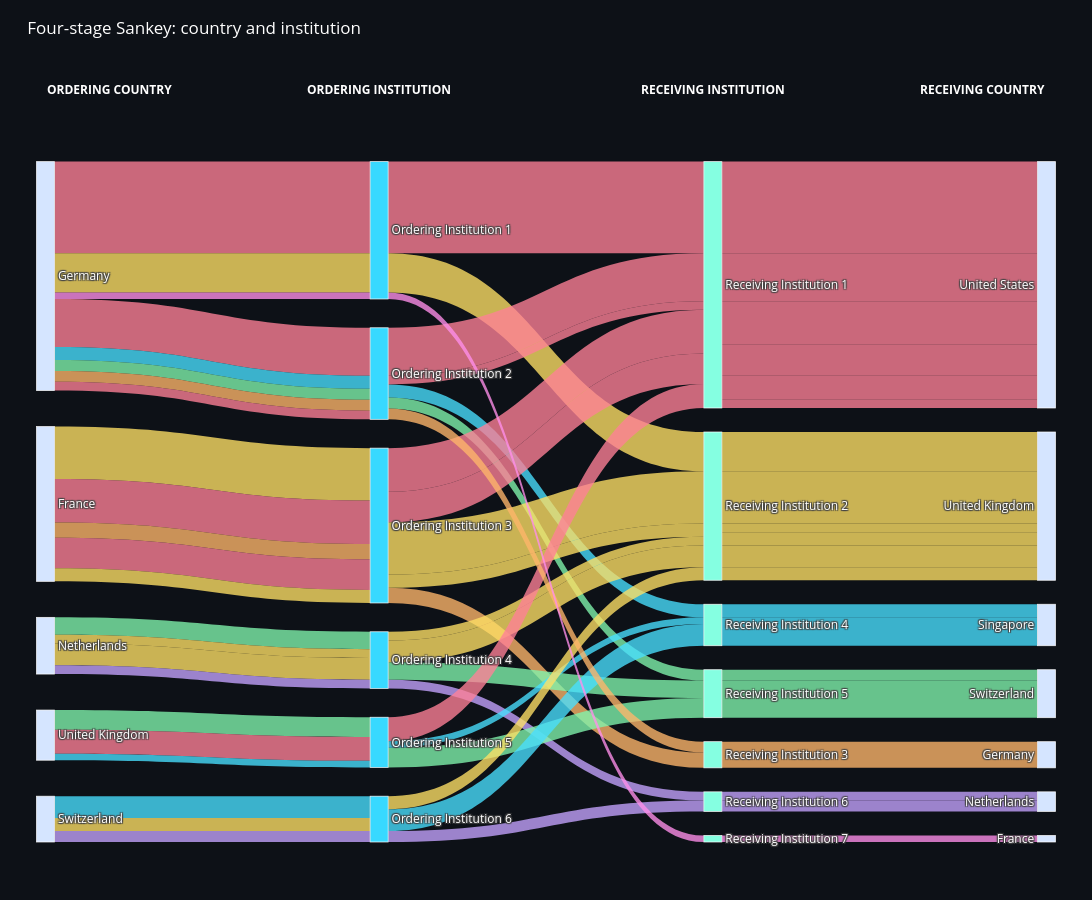

Write notebook code for a chart like this one.
### Code cell
fig = go.Figure(
    data=[
        go.Sankey(
            # Keep two-dimensional dragging enabled. Positions are starting points.
            arrangement="freeform",
            domain=dict(y=sankey_y_domain),
            node=dict(
                pad=node_pad,
                thickness=18,
                line=dict(width=0.8, color="rgba(255,255,255,0.85)"),
                label=node_labels,
                customdata=node_hover_details,
                hovertemplate="<b>%{label}</b><br>%{customdata}<br>%{value:,.0f} synthetic transactions<extra></extra>",
                color=node_colors,
                x=node_x,
                y=node_y,
            ),
            link=dict(
                source=sources,
                target=targets,
                value=values,
                color=link_colors,
                customdata=link_hover_details,
                hovertemplate="%{customdata}<br><b>%{value:,.0f} synthetic transactions</b><extra></extra>",
            ),
        )
    ]
)

fig.update_layout(
    title=dict(
        text="Four-stage Sankey: country and institution",
        x=0.025,
        xanchor="left",
        y=0.975,
        yanchor="top",
    ),
    template="plotly_dark",
    paper_bgcolor="#0d1117",
    plot_bgcolor="#0d1117",
    font=dict(size=12, color="#ffffff"),
    width=chart_width,
    height=chart_height,
    autosize=True,
    margin=chart_margin,
    annotations=[
        dict(
            x=x_positions[layer_name], y=1.055,
            xref="paper", yref="paper",
            xanchor="left" if layer_name == "ordering_country" else "right" if layer_name == "receiving_country" else "center",
            yanchor="bottom",
            text=f"<b>{title}</b>",
            showarrow=False,
            font=dict(size=12),
        )
        for layer_name, title in column_titles.items()
    ],
)

fig.show()

### Figure 1 — Plotly figure (JSON) as saved in the notebook; plotly's stock layout.template omitted (floating-point values rounded to 4 significant figures)
{"data": [{"arrangement": "freeform", "domain": {"y": [0.025, 0.97]}, "link": {"color": ["rgba(255, 128, 152, 0.78)", "rgba(255, 128, 152, 0.78)", "rgba(255, 128, 152, 0.78)", "rgba(255, 224, 102, 0.78)", "rgba(255, 224, 102, 0.78)", "rgba(255, 224, 102, 0.78)", "rgba(255, 128, 152, 0.78)", "rgba(255, 128, 152, 0.78)", "rgba(255, 128, 152, 0.78)", "rgba(72, 223, 255, 0.78)", "rgba(72, 223, 255, 0.78)", "rgba(72, 223, 255, 0.78)", "rgba(128, 245, 174, 0.78)", "rgba(128, 245, 174, 0.78)", "rgba(128, 245, 174, 0.78)", "rgba(255, 224, 102, 0.78)", "rgba(255, 224, 102, 0.78)", "rgba(255, 224, 102, 0.78)", "rgba(255, 128, 152, 0.78)", "rgba(255, 128, 152, 0.78)", "rgba(255, 128, 152, 0.78)", "rgba(255, 183, 107, 0.78)", "rgba(255, 183, 107, 0.78)", "rgba(255, 183, 107, 0.78)", "rgba(128, 245, 174, 0.78)", "rgba(128, 245, 174, 0.78)", "rgba(128, 245, 174, 0.78)", "rgba(255, 224, 102, 0.78)", "rgba(255, 224, 102, 0.78)", "rgba(255, 224, 102, 0.78)", "rgba(255, 128, 152, 0.78)", "rgba(255, 128, 152, 0.78)", "rgba(255, 128, 152, 0.78)", "rgba(255, 224, 102, 0.78)", "rgba(255, 224, 102, 0.78)", "rgba(255, 224, 102, 0.78)", "rgba(255, 224, 102, 0.78)", "rgba(255, 224, 102, 0.78)", "rgba(255, 224, 102, 0.78)", "rgba(197, 163, 255, 0.78)", "rgba(197, 163, 255, 0.78)", "rgba(197, 163, 255, 0.78)", "rgba(128, 245, 174, 0.78)", "rgba(128, 245, 174, 0.78)", "rgba(128, 245, 174, 0.78)", "rgba(255, 128, 152, 0.78)", "rgba(255, 128, 152, 0.78)", "rgba(255, 128, 152, 0.78)", "rgba(72, 223, 255, 0.78)", "rgba(72, 223, 255, 0.78)", "rgba(72, 223, 255, 0.78)", "rgba(72, 223, 255, 0.78)", "rgba(72, 223, 255, 0.78)", "rgba(72, 223, 255, 0.78)", "rgba(255, 224, 102, 0.78)", "rgba(255, 224, 102, 0.78)", "rgba(255, 224, 102, 0.78)", "rgba(197, 163, 255, 0.78)", "rgba(197, 163, 255, 0.78)", "rgba(197, 163, 255, 0.78)", "rgba(255, 183, 107, 0.78)", "rgba(255, 183, 107, 0.78)", "rgba(255, 183, 107, 0.78)", "rgba(255, 128, 152, 0.78)", "rgba(255, 128, 152, 0.78)", "rgba(255, 128, 152, 0.78)", "rgba(255, 143, 235, 0.78)", "rgba(255, 143, 235, 0.78)", "rgba(255, 143, 235, 0.78)"], "customdata": ["Ordering Country: Germany<br>Ordering Institution: Ordering Institution 1<br>Receiving Institution: Receiving Institution 1<br>Receiving Country: United States", "Ordering Country: Germany<br>Ordering Institution: Ordering Institution 1<br>Receiving Institution: Receiving Institution 1<br>Receiving Country: United States", "Ordering Country: Germany<br>Ordering Institution: Ordering Institution 1<br>Receiving Institution: Receiving Institution 1<br>Receiving Country: United States", "Ordering Country: Germany<br>Ordering Institution: Ordering Institution 1<br>Receiving Institution: Receiving Institution 2<br>Receiving Country: United Kingdom", "Ordering Country: Germany<br>Ordering Institution: Ordering Institution 1<br>Receiving Institution: Receiving Institution 2<br>Receiving Country: United Kingdom", "Ordering Country: Germany<br>Ordering Institution: Ordering Institution 1<br>Receiving Institution: Receiving Institution 2<br>Receiving Country: United Kingdom", "Ordering Country: Germany<br>Ordering Institution: Ordering Institution 2<br>Receiving Institution: Receiving Institution 1<br>Receiving Country: United States", "Ordering Country: Germany<br>Ordering Institution: Ordering Institution 2<br>Receiving Institution: Receiving Institution 1<br>Receiving Country: United States", "Ordering Country: Germany<br>Ordering Institution: Ordering Institution 2<br>Receiving Institution: Receiving Institution 1<br>Receiving Country: United States", "Ordering Country: Germany<br>Ordering Institution: Ordering Institution 2<br>Receiving Institution: Receiving Institution 4<br>Receiving Country: Singapore", "Ordering Country: Germany<br>Ordering Institution: Ordering Institution 2<br>Receiving Institution: Receiving Institution 4<br>Receiving Country: Singapore", "Ordering Country: Germany<br>Ordering Institution: Ordering Institution 2<br>Receiving Institution: Receiving Institution 4<br>Receiving Country: Singapore", "Ordering Country: Germany<br>Ordering Institution: Ordering Institution 2<br>Receiving Institution: Receiving Institution 5<br>Receiving Country: Switzerland", "Ordering Country: Germany<br>Ordering Institution: Ordering Institution 2<br>Receiving Institution: Receiving Institution 5<br>Receiving Country: Switzerland", "Ordering Country: Germany<br>Ordering Institution: Ordering Institution 2<br>Receiving Institution: Receiving Institution 5<br>Receiving Country: Switzerland", "Ordering Country: France<br>Ordering Institution: Ordering Institution 3<br>Receiving Institution: Receiving Institution 2<br>Receiving Country: United Kingdom", "Ordering Country: France<br>Ordering Institution: Ordering Institution 3<br>Receiving Institution: Receiving Institution 2<br>Receiving Country: United Kingdom", "Ordering Country: France<br>Ordering Institution: Ordering Institution 3<br>Receiving Institution: Receiving Institution 2<br>Receiving Country: United Kingdom", "Ordering Country: France<br>Ordering Institution: Ordering Institution 3<br>Receiving Institution: Receiving Institution 1<br>Receiving Country: United States", "Ordering Country: France<br>Ordering Institution: Ordering Institution 3<br>Receiving Institution: Receiving Institution 1<br>Receiving Country: United States", "Ordering Country: France<br>Ordering Institution: Ordering Institution 3<br>Receiving Institution: Receiving Institution 1<br>Receiving Country: United States", "Ordering Country: France<br>Ordering Institution: Ordering Institution 3<br>Receiving Institution: Receiving Institution 3<br>Receiving Country: Germany", "Ordering Country: France<br>Ordering Institution: Ordering Institution 3<br>Receiving Institution: Receiving Institution 3<br>Receiving Country: Germany", "Ordering Country: France<br>Ordering Institution: Ordering Institution 3<br>Receiving Institution: Receiving Institution 3<br>Receiving Country: Germany", "Ordering Country: Netherlands<br>Ordering Institution: Ordering Institution 4<br>Receiving Institution: Receiving Institution 5<br>Receiving Country: Switzerland", "Ordering Country: Netherlands<br>Ordering Institution: Ordering Institution 4<br>Receiving Institution: Receiving Institution 5<br>Receiving Country: Switzerland", "Ordering Country: Netherlands<br>Ordering Institution: Ordering Institution 4<br>Receiving Institution: Receiving Institution 5<br>Receiving Country: Switzerland", "Ordering Country: Netherlands<br>Ordering Institution: Ordering Institution 4<br>Receiving Institution: Receiving Institution 2<br>Receiving Country: United Kingdom", "Ordering Country: Netherlands<br>Ordering Institution: Ordering Institution 4<br>Receiving Institution: Receiving Institution 2<br>Receiving Country: United Kingdom", "Ordering Country: Netherlands<br>Ordering Institution: Ordering Institution 4<br>Receiving Institution: Receiving Institution 2<br>Receiving Country: United Kingdom", "Ordering Country: France<br>Ordering Institution: Ordering Institution 3<br>Receiving Institution: Receiving Institution 1<br>Receiving Country: United States", "Ordering Country: France<br>Ordering Institution: Ordering Institution 3<br>Receiving Institution: Receiving Institution 1<br>Receiving Country: United States", "Ordering Country: France<br>Ordering Institution: Ordering Institution 3<br>Receiving Institution: Receiving Institution 1<br>Receiving Country: United States", "Ordering Country: France<br>Ordering Institution: Ordering Institution 3<br>Receiving Institution: Receiving Institution 2<br>Receiving Country: United Kingdom", "Ordering Country: France<br>Ordering Institution: Ordering Institution 3<br>Receiving Institution: Receiving Institution 2<br>Receiving Country: United Kingdom", "Ordering Country: France<br>Ordering Institution: Ordering Institution 3<br>Receiving Institution: Receiving Institution 2<br>Receiving Country: United Kingdom", "Ordering Country: Netherlands<br>Ordering Institution: Ordering Institution 4<br>Receiving Institution: Receiving Institution 2<br>Receiving Country: United Kingdom", "Ordering Country: Netherlands<br>Ordering Institution: Ordering Institution 4<br>Receiving Institution: Receiving Institution 2<br>Receiving Country: United Kingdom", "Ordering Country: Netherlands<br>Ordering Institution: Ordering Institution 4<br>Receiving Institution: Receiving Institution 2<br>Receiving Country: United Kingdom", "Ordering Country: Netherlands<br>Ordering Institution: Ordering Institution 4<br>Receiving Institution: Receiving Institution 6<br>Receiving Country: Netherlands", "Ordering Country: Netherlands<br>Ordering Institution: Ordering Institution 4<br>Receiving Institution: Receiving Institution 6<br>Receiving Country: Netherlands", "Ordering Country: Netherlands<br>Ordering Institution: Ordering Institution 4<br>Receiving Institution: Receiving Institution 6<br>Receiving Country: Netherlands", "Ordering Country: United Kingdom<br>Ordering Institution: Ordering Institution 5<br>Receiving Institution: Receiving Institution 5<br>Receiving Country: Switzerland", "Ordering Country: United Kingdom<br>Ordering Institution: Ordering Institution 5<br>Receiving Institution: Receiving Institution 5<br>Receiving Country: Switzerland", "Ordering Country: United Kingdom<br>Ordering Institution: Ordering Institution 5<br>Receiving Institution: Receiving Institution 5<br>Receiving Country: Switzerland", "Ordering Country: United Kingdom<br>Ordering Institution: Ordering Institution 5<br>Receiving Institution: Receiving Institution 1<br>Receiving Country: United States", "Ordering Country: United Kingdom<br>Ordering Institution: Ordering Institution 5<br>Receiving Institution: Receiving Institution 1<br>Receiving Country: United States", "Ordering Country: United Kingdom<br>Ordering Institution: Ordering Institution 5<br>Receiving Institution: Receiving Institution 1<br>Receiving Country: United States", "Ordering Country: United Kingdom<br>Ordering Institution: Ordering Institution 5<br>Receiving Institution: Receiving Institution 4<br>Receiving Country: Singapore", "Ordering Country: United Kingdom<br>Ordering Institution: Ordering Institution 5<br>Receiving Institution: Receiving Institution 4<br>Receiving Country: Singapore", "Ordering Country: United Kingdom<br>Ordering Institution: Ordering Institution 5<br>Receiving Institution: Receiving Institution 4<br>Receiving Country: Singapore", "Ordering Country: Switzerland<br>Ordering Institution: Ordering Institution 6<br>Receiving Institution: Receiving Institution 4<br>Receiving Country: Singapore", "Ordering Country: Switzerland<br>Ordering Institution: Ordering Institution 6<br>Receiving Institution: Receiving Institution 4<br>Receiving Country: Singapore", "Ordering Country: Switzerland<br>Ordering Institution: Ordering Institution 6<br>Receiving Institution: Receiving Institution 4<br>Receiving Country: Singapore", "Ordering Country: Switzerland<br>Ordering Institution: Ordering Institution 6<br>Receiving Institution: Receiving Institution 2<br>Receiving Country: United Kingdom", "Ordering Country: Switzerland<br>Ordering Institution: Ordering Institution 6<br>Receiving Institution: Receiving Institution 2<br>Receiving Country: United Kingdom", "Ordering Country: Switzerland<br>Ordering Institution: Ordering Institution 6<br>Receiving Institution: Receiving Institution 2<br>Receiving Country: United Kingdom", "Ordering Country: Switzerland<br>Ordering Institution: Ordering Institution 6<br>Receiving Institution: Receiving Institution 6<br>Receiving Country: Netherlands", "Ordering Country: Switzerland<br>Ordering Institution: Ordering Institution 6<br>Receiving Institution: Receiving Institution 6<br>Receiving Country: Netherlands", "Ordering Country: Switzerland<br>Ordering Institution: Ordering Institution 6<br>Receiving Institution: Receiving Institution 6<br>Receiving Country: Netherlands", "Ordering Country: Germany<br>Ordering Institution: Ordering Institution 2<br>Receiving Institution: Receiving Institution 3<br>Receiving Country: Germany", "Ordering Country: Germany<br>Ordering Institution: Ordering Institution 2<br>Receiving Institution: Receiving Institution 3<br>Receiving Country: Germany", "Ordering Country: Germany<br>Ordering Institution: Ordering Institution 2<br>Receiving Institution: Receiving Institution 3<br>Receiving Country: Germany", "Ordering Country: Germany<br>Ordering Institution: Ordering Institution 2<br>Receiving Institution: Receiving Institution 1<br>Receiving Country: United States", "Ordering Country: Germany<br>Ordering Institution: Ordering Institution 2<br>Receiving Institution: Receiving Institution 1<br>Receiving Country: United States", "Ordering Country: Germany<br>Ordering Institution: Ordering Institution 2<br>Receiving Institution: Receiving Institution 1<br>Receiving Country: United States", "Ordering Country: Germany<br>Ordering Institution: Ordering Institution 1<br>Receiving Institution: Receiving Institution 7<br>Receiving Country: France", "Ordering Country: Germany<br>Ordering Institution: Ordering Institution 1<br>Receiving Institution: Receiving Institution 7<br>Receiving Country: France", "Ordering Country: Germany<br>Ordering Institution: Ordering Institution 1<br>Receiving Institution: Receiving Institution 7<br>Receiving Country: France"], "hovertemplate": "%{customdata}<br><b>%{value:,.0f} synthetic transactions</b><extra></extra>", "source": [0, 5, 11, 0, 5, 12, 0, 6, 11, 0, 6, 13, 0, 6, 14, 1, 7, 12, 1, 7, 11, 1, 7, 15, 2, 8, 14, 2, 8, 12, 1, 7, 11, 1, 7, 12, 2, 8, 12, 2, 8, 16, 3, 9, 14, 3, 9, 11, 3, 9, 13, 4, 10, 13, 4, 10, 12, 4, 10, 16, 0, 6, 15, 0, 6, 11, 0, 5, 17], "target": [5, 11, 18, 5, 12, 19, 6, 11, 18, 6, 13, 20, 6, 14, 21, 7, 12, 19, 7, 11, 18, 7, 15, 22, 8, 14, 21, 8, 12, 19, 7, 11, 18, 7, 12, 19, 8, 12, 19, 8, 16, 23, 9, 14, 21, 9, 11, 18, 9, 13, 20, 10, 13, 20, 10, 12, 19, 10, 16, 23, 6, 15, 22, 6, 11, 18, 5, 17, 24], "value": [42, 42, 42, 18, 18, 18, 22, 22, 22, 6, 6, 6, 5, 5, 5, 24, 24, 24, 20, 20, 20, 7, 7, 7, 8, 8, 8, 4, 4, 4, 14, 14, 14, 6, 6, 6, 10, 10, 10, 4, 4, 4, 9, 9, 9, 11, 11, 11, 3, 3, 3, 10, 10, 10, 6, 6, 6, 5, 5, 5, 5, 5, 5, 4, 4, 4, 3, 3, 3]}, "node": {"color": ["#D5E5FF", "#D5E5FF", "#D5E5FF", "#D5E5FF", "#D5E5FF", "#38D9FF", "#38D9FF", "#38D9FF", "#38D9FF", "#38D9FF", "#38D9FF", "#85FFE1", "#85FFE1", "#85FFE1", "#85FFE1", "#85FFE1", "#85FFE1", "#85FFE1", "#D5E5FF", "#D5E5FF", "#D5E5FF", "#D5E5FF", "#D5E5FF", "#D5E5FF", "#D5E5FF"], "customdata": ["Ordering Country", "Ordering Country", "Ordering Country", "Ordering Country", "Ordering Country", "Ordering Institution", "Ordering Institution", "Ordering Institution", "Ordering Institution", "Ordering Institution", "Ordering Institution", "Receiving Institution", "Receiving Institution", "Receiving Institution", "Receiving Institution", "Receiving Institution", "Receiving Institution", "Receiving Institution", "Receiving Country", "Receiving Country", "Receiving Country", "Receiving Country", "Receiving Country", "Receiving Country", "Receiving Country"], "hovertemplate": "<b>%{label}</b><br>%{customdata}<br>%{value:,.0f} synthetic transactions<extra></extra>", "label": ["Germany", "France", "Netherlands", "United Kingdom", "Switzerland", "Ordering Institution 1", "Ordering Institution 2", "Ordering Institution 3", "Ordering Institution 4", "Ordering Institution 5", "Ordering Institution 6", "Receiving Institution 1", "Receiving Institution 2", "Receiving Institution 4", "Receiving Institution 5", "Receiving Institution 3", "Receiving Institution 6", "Receiving Institution 7", "United States", "United Kingdom", "Singapore", "Switzerland", "Germany", "Netherlands", "France"], "line": {"color": "rgba(255,255,255,0.85)", "width": 0.8}, "pad": 24, "thickness": 18, "x": [0.015, 0.015, 0.015, 0.015, 0.015, 0.3383, 0.3383, 0.3383, 0.3383, 0.3383, 0.3383, 0.6617, 0.6617, 0.6617, 0.6617, 0.6617, 0.6617, 0.6617, 0.985, 0.985, 0.985, 0.985, 0.985, 0.985, 0.985], "y": [0.1682, 0.5032, 0.7115, 0.8429, 0.9664, 0.1009, 0.3115, 0.5349, 0.7327, 0.8535, 0.9664, 0.1811, 0.5064, 0.681, 0.782, 0.8718, 0.9407, 0.9952, 0.1811, 0.5064, 0.681, 0.782, 0.8718, 0.9407, 0.9952]}, "type": "sankey"}], "layout": {"annotations": [{"font": {"size": 12}, "showarrow": false, "text": "<b>ORDERING COUNTRY</b>", "x": 0.015, "xanchor": "left", "xref": "paper", "y": 1.055, "yanchor": "bottom", "yref": "paper"}, {"font": {"size": 12}, "showarrow": false, "text": "<b>ORDERING INSTITUTION</b>", "x": 0.3383, "xanchor": "center", "xref": "paper", "y": 1.055, "yanchor": "bottom", "yref": "paper"}, {"font": {"size": 12}, "showarrow": false, "text": "<b>RECEIVING INSTITUTION</b>", "x": 0.6617, "xanchor": "center", "xref": "paper", "y": 1.055, "yanchor": "bottom", "yref": "paper"}, {"font": {"size": 12}, "showarrow": false, "text": "<b>RECEIVING COUNTRY</b>", "x": 0.985, "xanchor": "right", "xref": "paper", "y": 1.055, "yanchor": "bottom", "yref": "paper"}], "autosize": true, "font": {"color": "#ffffff", "size": 12}, "height": 900, "margin": {"b": 40, "l": 30, "r": 30, "t": 140}, "paper_bgcolor": "#0d1117", "plot_bgcolor": "#0d1117", "title": {"text": "Four-stage Sankey: country and institution", "x": 0.025, "xanchor": "left", "y": 0.975, "yanchor": "top"}, "width": 1200}}
